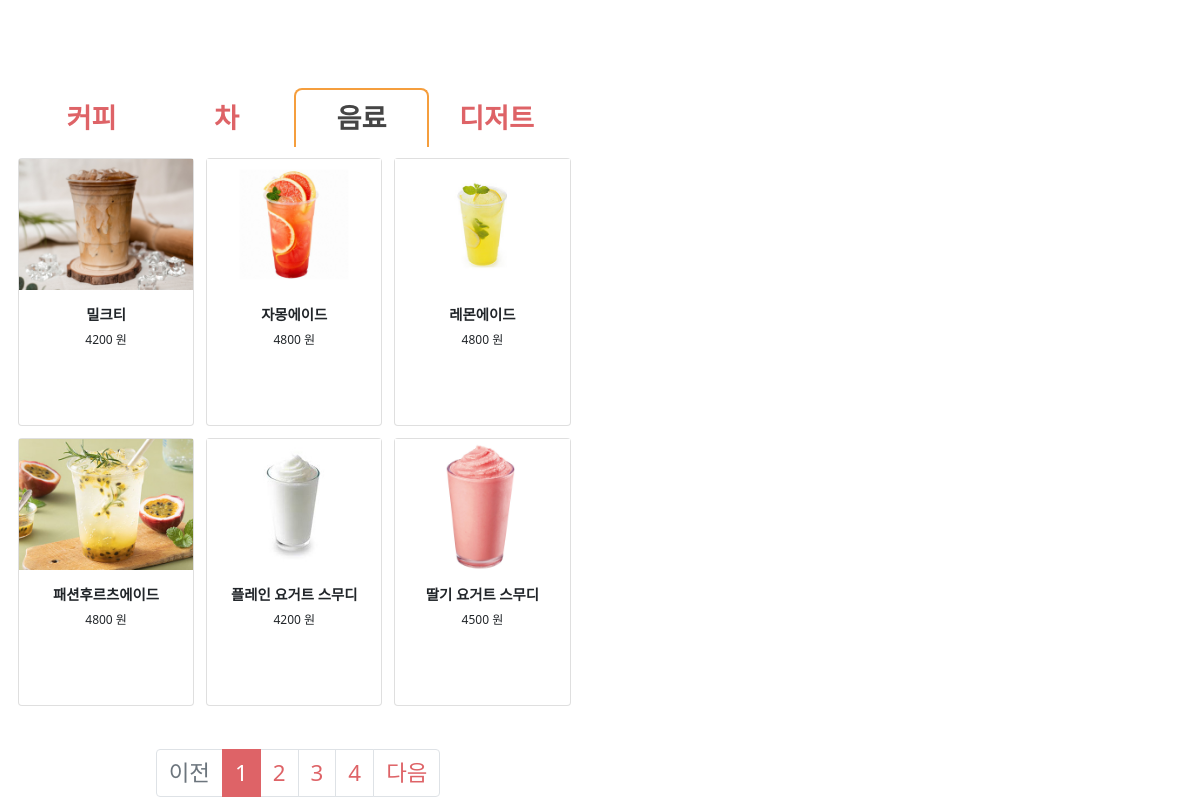
Page /menu3/ on the committed database.
### main/models.py (models this page shows, shortened)
class List(models.Model):
    food_num = models.BigAutoField(primary_key=True)
    food_name = models.CharField(max_length=200, null=False)
    price = models.IntegerField(default=0, null=False)
    food_explain = models.TextField(max_length=2000, blank=True, null=True)
    allergy = models.CharField(max_length=250, null=True, blank=True)
    category = models.CharField(max_length=250, null=False)
    image = models.ImageField(upload_to='static/menuimg/', blank=True, null=True)

### main/views.py (the view)
# urls.py: path('menu3/', views.Menu3, name='menu3'),
@xframe_options_sameorigin
def Menu3(request):
    q = List.objects.values_list('category', flat=True).distinct()
    page = request.GET.get('page', '1')  # 페이지
    beverage_category = List.objects.filter(category='음료')
    beverage_paginator = Paginator(beverage_category, 6)  # 페이지당 n개씩 보여주기
    beverage_page_obj = beverage_paginator.get_page(page)
    context = {
        'beverage_category':beverage_page_obj,
        'q':q,
        }
    return render(request, 'menu3.html', context)

### templates/menu3.html (shortened to what this page needs)
{% extends "base.html" %}
{% load static %}
{% block content %}
<body>
    <ul class="nav nav-tabs nav-justified">
        <li class="nav-item">
            <a class="nav-link" href="{% url 'kiosk:menu1' %}">커피</a>
        </li>
        <li class="nav-item">
            <a class="nav-link" href="{% url 'kiosk:menu2' %}">차</a>
        </li>
        <li class="nav-item">
            <a class="nav-link active" href="{% url 'kiosk:menu3' %}">음료</a>
        </li>
        <li class="nav-item">
            <a class="nav-link" href="{% url 'kiosk:menu4' %}">디저트</a>
        </li>
    </ul>
    <div class="container">
        <div class="tab-content">
            <div class="tab-pane active" id="음료">
            {% if beverage_category %}
            {% for beverage in beverage_category%}
                <div class="list-box">
                    <div class="card h-100" type="button" value='innerHTML' onclick="addRow('{{beverage.food_name}}', '{{beverage.price}}')">
                        {% if beverage.image  %}
                            <img style="aspect-ratio: 4 / 3; object-fit: contain;" src="{{beverage.image.url}}" alt="" >
                        {% else %}
                            <img class="card-img-top" src="https://dummyimage.com/450x300/dee2e6/6c757d.jpg" alt="..." />
                        {% endif %}
                        <div class="card-body p-4">
                            <div class="text-center">
                                <h5 class="fw-bolder">{{beverage.food_name}}</h5>
                                <p class="fw-lighter">{{beverage.price}} 원</p>
                            </div>
                        </div>
                    </div>
                </div>
            {% endfor %}
            {% endif %}
                <div class="paging">
                    <ul class="pagination justify-content-center">
                        {% if beverage_category.has_previous %}
                        <li class="page-item">
                            <a class="page-link" href="?page={{ beverage_category.previous_page_number }}">이전</a>
                        </li>
                        {% else %}
                        <li class="page-item disabled">
                            <a class="page-link" tabindex="-1" aria-disabled="true" href="#">이전</a>
                        </li>
                        {% endif %}
                        {% for page_number in beverage_category.paginator.page_range %}
                        {% if page_number == beverage_category.number %}
                        <li class="page-item active" aria-current="page">
                            <a class="page-link" href="?page={{ page_number }}">{{ page_number }}</a>
                        </li>
                        {% else %}
                        <li class="page-item">
                            <a class="page-link" href="?page={{ page_number }}">{{ page_number }}</a>
                        </li>
                        {% endif %}
                        {% endfor %}
                        {% if beverage_category.has_next %}
                        <li class="page-item">
                            <a class="page-link" href="?page={{ beverage_category.next_page_number }}">다음</a>
                        </li>
                        {% else %}
                        <li class="page-item disabled">
                            <a class="page-link" tabindex="-1" aria-disabled="true" href="#">다음</a>
                        </li>
                        {% endif %}
                    </ul>
                </div>
            </div>
        </div>
    </div>
</body>
{% endblock %}

### templates/base.html (shortened to what this page needs)
{% load static %}
<!DOCTYPE html>
<html lang="ko">
<head>
    <link rel="stylesheet" type="text/css" href="{% static 'stylesheets/base.css' %}">
    <link rel="stylesheet" type="text/css" href="{% static 'stylesheets/main.css' %}">
    <link rel="stylesheet" type="text/css" href="{% static 'stylesheets/face.css' %}">
    <link href="https://cdn.jsdelivr.net/npm/bootstrap-icons@1.5.0/font/bootstrap-icons.css" rel="stylesheet" />
    <link href="{% static 'stylesheets/styles.css' %}" rel="stylesheet" />
    <link href="{% static 'stylesheets/menu.css' %}" rel="stylesheet" />
    <link rel="stylesheet" type="text/css" href="{% block extrastyle %}{% endblock %}">
</head>
<body>
    {% block content %}
    {% endblock %}
</body>
</html>

### static/stylesheets/base.css (style rules this page uses)
body { font-family : "Lucida Grande", Vardana, Arial, sans-serif; font-size : 12px; }

### static/stylesheets/menu.css (style rules this page uses)
* { margin: 0; padding: 0; text-align: center; }
* { margin:0; padding:0; }
a { text-decoration:none; }
.container { width: 50%; height: 77%; position: absolute; bottom: 4%; left: 0; }
div .list-box { float: left; width: 32%; height: 280px; flex: 800%; padding: 1%; }
ul { list-style:none; }
a { text-decoration:none; color:#333; }
.paging { position: relative; right: 30px; }

### rows in the picture
List: image (picture), food_name "밀크티", price "4200"
List: image (picture), food_name "자몽에이드", price "4800"
List: image (picture), food_name "레몬에이드", price "4800"
List: image (picture), food_name "패션후르츠에이드", price "4800"
List: image (picture), food_name "플레인 요거트 스무디", price "4200"
List: image (picture), food_name "딸기 요거트 스무디", price "4500"

### other values in the picture
{{ page_number }} "1"
{{ page_number }} "2" "3" "4"
